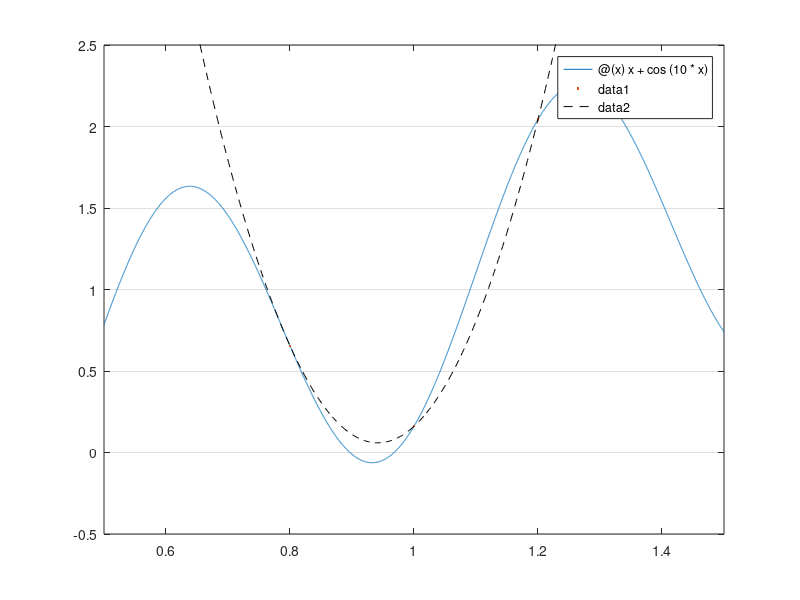

MATLAB code for this plot: (Note: this script raises an error after producing the figure.)
%%
% Here we look for a root of $x+\cos(10x)$ that is close to 1. 
f = @(x) x + cos(10*x);
interval = [0.5,1.5];
fplot(f,interval)
set(gca,'ygrid','on'), axis(axis)   % ignore this line
format long, r = fzero(f,1)

%%
% We choose three values to get the iteration started.
x = [0.8 1.2 1]';
y = f(x);
hold on, plot(x,y,'.')

%%
% If we were using "forward" interpolation, we would ask for the polynomial
% interpolant of $y$ as a function of $x$. But that parabola has no real
% roots. 
c = polyfit(x,y,2);    % coefficients of interpolating polynomial
q = @(x) polyval(c,x);
fplot(q,interval,'k--')

%%
% To do inverse interpolation, we swap the roles of $x$ and $y$ in the
% interpolation.
c = polyfit(y,x,2);    % coefficients of interpolating polynomial
q = @(y) polyval(c,y);
fplot(q,@(y) y,ylim,'r')    % plot x=q(y), y=y

%%
% We seek the value of $x$ that makes $y$ zero. This means evaluating $q$
% at zero, not finding a root like we did in the Newton and secant cases. 
x = [x; q(0)];
y = [y; f(x(end))]


%%
% We repeat the process a few more times.
for k = 4:8
    c = polyfit(y(k-2:k),x(k-2:k),2);
    x(k+1) = polyval(c,0);
    y(k+1) = f(x(k+1));
end

%%
% Here is the sequence of errors.
format short e
err = x - r

%%
% The error seems to be superlinear, but subquadratic.
logerr = log(abs(err));
ratios = logerr(2:end) ./ logerr(1:end-1)
